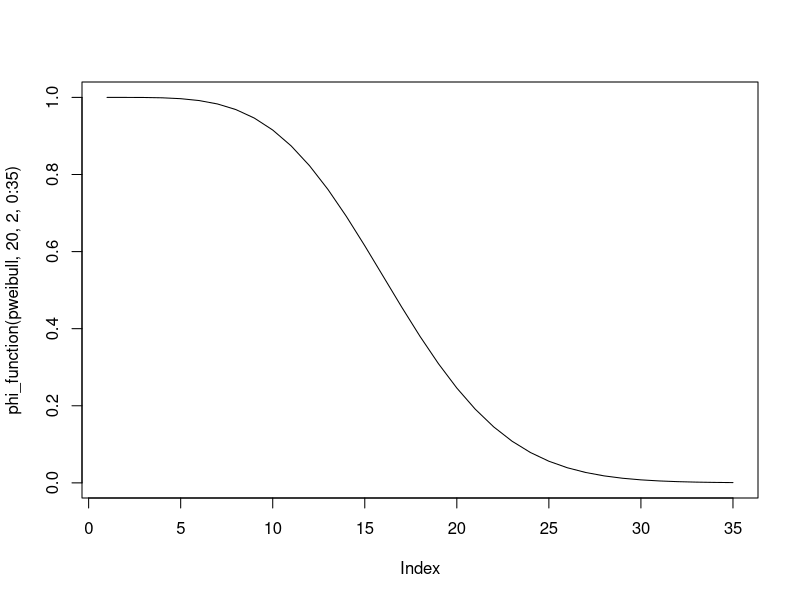
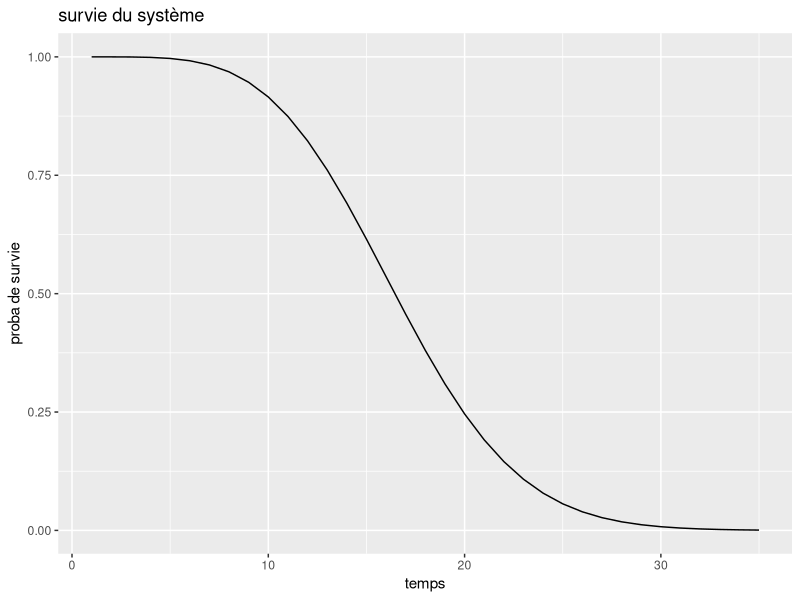
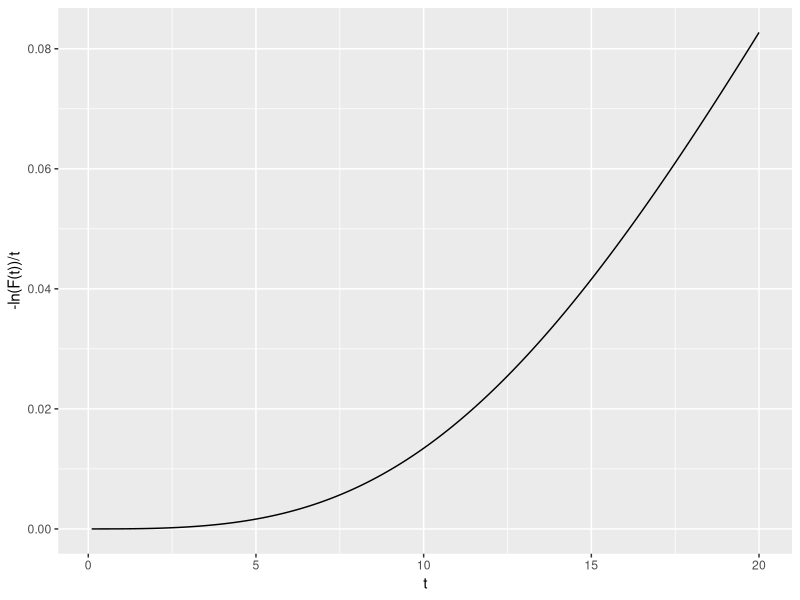
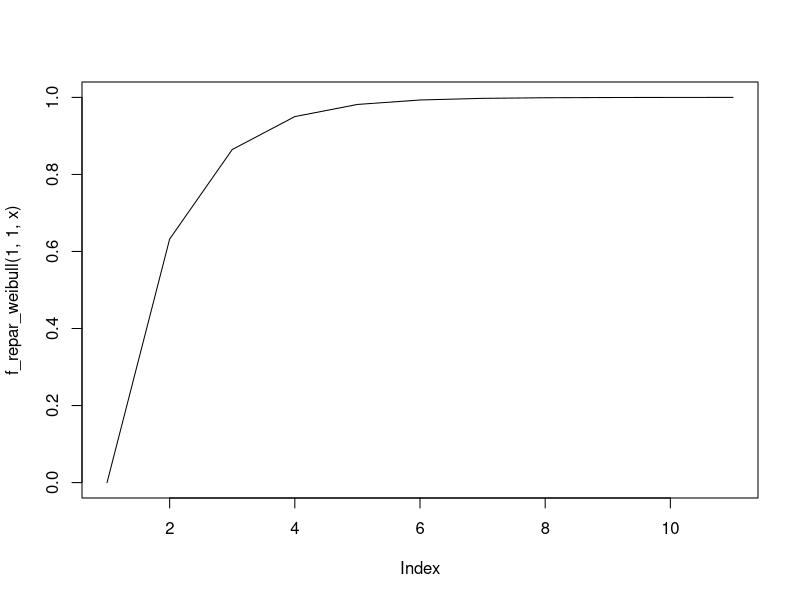
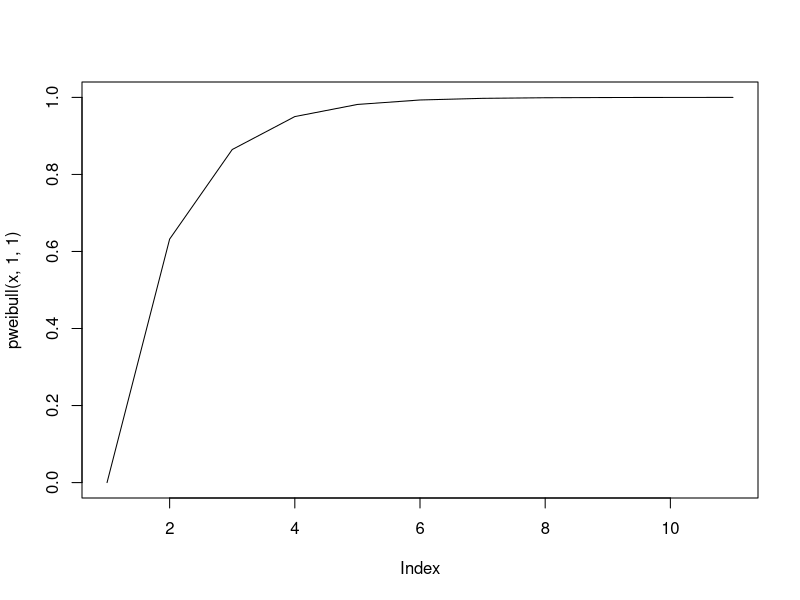
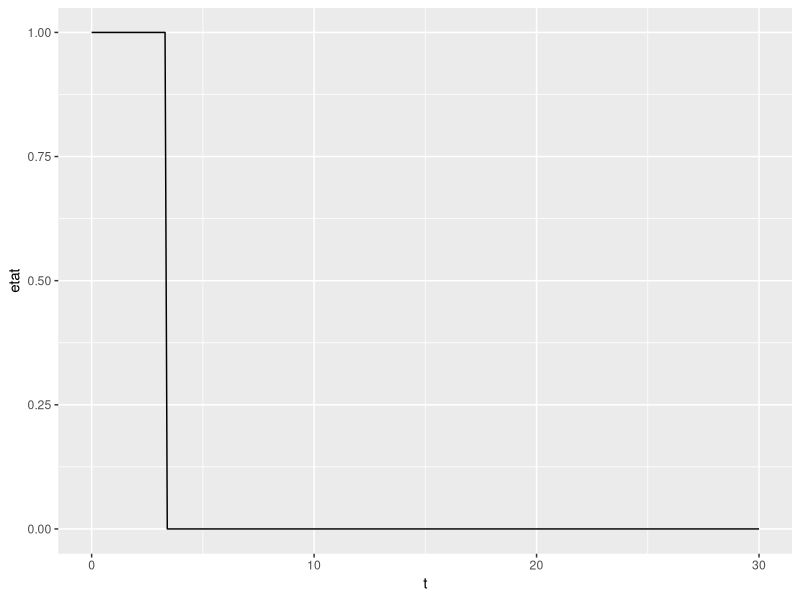

The R script that drew these images, in order:
library(magrittr)
library(dplyr)
library(ggplot2)

# TP 1 

## Question 1

phi <- function(x){
  rep <- ((x[3]*(1-(1-x[1])*(1-x[2]))*(1-(1-x[4])*(1-x[5])))+(1-x[3])*(1-(1-x[1]*x[4])*(1-x[2]*x[5])))*(1-(1-x[6]*x[7])*(1-x[8])*(1-x[9]))
  return(rep)
}

# question 2

phi_function <- function(loi, lambda, beta, t){
  R1 <- 1-loi(t, shape = beta, scale = lambda)
  R2 <- 1-loi(t, shape = beta, scale = lambda)
  R3 <- 1-loi(t, shape = beta, scale = lambda)
  R4 <- 1-loi(t, shape = beta, scale = lambda)
  R5 <- 1-loi(t, shape = beta, scale = lambda)
  R6 <- 1-loi(t, shape = beta, scale = lambda)
  R7 <- 1-loi(t, shape = beta, scale = lambda)
  R8 <- 1-loi(t, shape = beta, scale = lambda)
  R9 <- 1-loi(t, shape = beta, scale = lambda)
  rep <- ((R3[t]*(1-(1-R1[t])*(1-R2[t]))*(1-(1-R4[t])*(1-R5[t])))+(1-R3[t])*(1-(1-R1[t]*R4[t])*(1-R2[t]*R5[t])))*(1-(1-R6[t]*R7[t])*(1-R8[t])*(1-R9[t]))
  return(rep)
}




## Question 3

plot(phi_function(pweibull, 20, 2, 0:35), type = 'l')

g <- ggplot() +
  geom_line(aes(x = 1:35, y = phi_function(pweibull, 20, 2, 0:35))) +
  labs(title = "survie du système",
       x = "temps",
       y = "proba de survie")

g

## Question 4

# survie <- function(lambda, beta, t){
#   R1 <- 1-pweibull(t, shape = beta, scale = lambda)
#   R2 <- 1-pweibull(t, shape = beta, scale = lambda)
#   R3 <- 1-pweibull(t, shape = beta, scale = lambda)
#   R4 <- 1-pweibull(t, shape = beta, scale = lambda)
#   R5 <- 1-pweibull(t, shape = beta, scale = lambda)
#   R6 <- 1-pweibull(t, shape = beta, scale = lambda)
#   R7 <- 1-pweibull(t, shape = beta, scale = lambda)
#   R8 <- 1-pweibull(t, shape = beta, scale = lambda)
#   R9 <- 1-pweibull(t, shape = beta, scale = lambda)
#   rep <- -log(((R3[t]*(1-(1-R1[t])*(1-R2[t]))*(1-(1-R4[t])*(1-R5[t])))+(1-R3[t])*(1-(1-R1[t]*R4[t])*(1-R2[t]*R5[t])))*(1-(1-R6[t]*R7[t])*(1-R8[t])*(1-R9[t]))/t)
#   # rep <- -log(rep)/t
#   return(rep)
#   # rep <- -log(1 - phi_function(lambda, beta, t))/t
# }

survie <- function(lambda, beta, t){
  rep=NULL
  for(i in 1:length(t)){
    R1 <- 1-pweibull(t[i], shape = beta, scale = lambda)
    R2 <- 1-pweibull(t[i], shape = beta, scale = lambda)
    R3 <- 1-pweibull(t[i], shape = beta, scale = lambda)
    R4 <- 1-pweibull(t[i], shape = beta, scale = lambda)
    R5 <- 1-pweibull(t[i], shape = beta, scale = lambda)
    R6 <- 1-pweibull(t[i], shape = beta, scale = lambda)
    R7 <- 1-pweibull(t[i], shape = beta, scale = lambda)
    R8 <- 1-pweibull(t[i], shape = beta, scale = lambda)
    R9 <- 1-pweibull(t[i], shape = beta, scale = lambda)
    rep[i] <- -log(((R3*(1-(1-R1)*(1-R2))*(1-(1-R4)*(1-R5)))+(1-R3)*(1-(1-R1*R4)*(1-R2*R5)))*(1-(1-R6*R7)*(1-R8)*(1-R9)))/t[i]
  }
  return(rep)
}


survie(20, 2, seq(0.1, 20, 0.1))

g <- ggplot() +
  geom_line(aes(x = seq(0.1, 20, 0.1), y = survie(20, 2, seq(0.1, 20, 0.1)))) +
  labs(x = "t",
       y = "-ln(F(t))/t")

g


# Question 5 
# simulation d'une loi de weibull avec la méthode des quantile. 

f_repar_weibull <- function(lambda, beta, x){
  rep <- 1-exp(-(x/lambda)^beta)
  return(rep)
}

f_repar_weibull(1,1,0:5)

realisation_weibull<- function(lambda,beta,a){
  
  u=runif(1, min=0, max=1)
  g=f_repar_weibull(lambda,beta,a) 
  v=g>u
  
  for(i in 1:length(a)){
    nb=i
    if (v[i]==TRUE) { break }
  }
  
  return(nb)
}

realisation_weibull(1,1,1:10)

n_realisation_weibull<-function(n,lambda,beta,a){
  vect=NULL
  for(i in 1:n){
    vect[i]=realisation_weibull(lambda,beta,a)
  }
  return(vect)
}
n_realisation_weibull(10,1,1,1:5)

rweibull(10,1,1)

x<- 0:10
plot(f_repar_weibull(1,1,x),type = "l")
plot(pweibull(x,1,1),type = "l")


# Question 5 

inverse_pweibull <- function(lambda, beta, u){
  rep <- lambda*(-(log(1-u)^(1/beta)))
  return(rep)
}

phi2 <- function(lambda, beta, a, n){
  u <- runif(9)
  t <- seq(0, a, n)
  x <- matrix(0, nrow = n, ncol = 9)
  
  for(i in 1:n){
    for(j in 1:9){
      if(t[i] < inverse_pweibull(lambda, beta, u)){
        x[i,j] <- 1
      }
    }
    rep[i] <- phi(x[i,])
  }
}

# Question 6

lambda <- 5
beta <- 5

t <- seq(0, 10, 0.1)

R <- matrix(rep(0, length(t)*9), nrow = length(t), ncol = 9)
S <- rep(0, length(t))

for(i in 1:length(t)){
  y <- 1 - pweibull(t[i], lambda, beta)
  R[i,] <- rep(y, 9)
  S[i] <- survie(lambda, beta, R[i,])
}


# Projet 2

## Exercice 1

phi <- function(x){
  rep <- (x[5]*((1-(1-x[1])*(1-x[2]))*(1-(1-x[3])*(1-x[4])))+(1-x[5])*(1-(1-x[1]*x[3])*(1-x[2]*x[4])))*x[6]*(1-(1-x[7]*x[10])*(1-x[8]*x[9]))
  return(rep)
}



## Exercice 2

lambda = 5
beta = 5
t <- seq(0, 30, 0.1)

simu_etat_systeme <- function(lambda, beta, t){
  X <- matrix(data = rep(0, 10*length(t)), ncol = 10, nrow = length(t))
  S <- rep(0,length(t))
  u <- runif(10, 0, 1)
  w <- rweibull(10, lambda, beta)
  max <- max(t)
  
  for(i in 1:length(t)){
    for(j in 1:10){
      if(t[i] < w[j]){
        X[i,j] <- 1
      }
    }
    S[i] <- phi(X[i,])
    if((S[i] == 0) && (S[i-1] == 1)){
      max <- t[i]
    }
  }
  return(list(etat = S, last = max))
}

test <- simu_etat_systeme(lambda, beta, t)

g <- ggplot() +
  geom_line(aes(x = t, y = test[[1]])) +
  labs(x = "t",
       y = "etat")

g

# Esperance

esperance_T <- function(n){
  n <- 100
  simu <- rep(-1, n)
  for(i in 1:n){
    simu[i] <- simu_etat_systeme(lambda, beta, t)[[2]]
  }
  return(mean(simu))
}
esperance_T(100)

# Exercice 3

a <- 10
n <- 20
lambda <- 5
beta <- 5
inter <- 5
t <- seq(0, a, length.out = n + 1)
phi2 <- function(a, n, lambda, beta, t, inter){
  y <- rep(0,n)
  u <- runif(10,0,1)
  x <- matrix(0, nrow = n, ncol = 10)
  repar <- 
  
  for(i in 1:n){
    for(j in 1:10){
      if(t[i] < (lambda*(-log(u[j]))^(1/beta))){
        x[i,j] <- 1
      }
    }
    if(t[i] %in% repar){
      # reset la variable de weibull de x[6]
    }
    y[i] <- phi(x[i,])
  }
  return(y)
}
